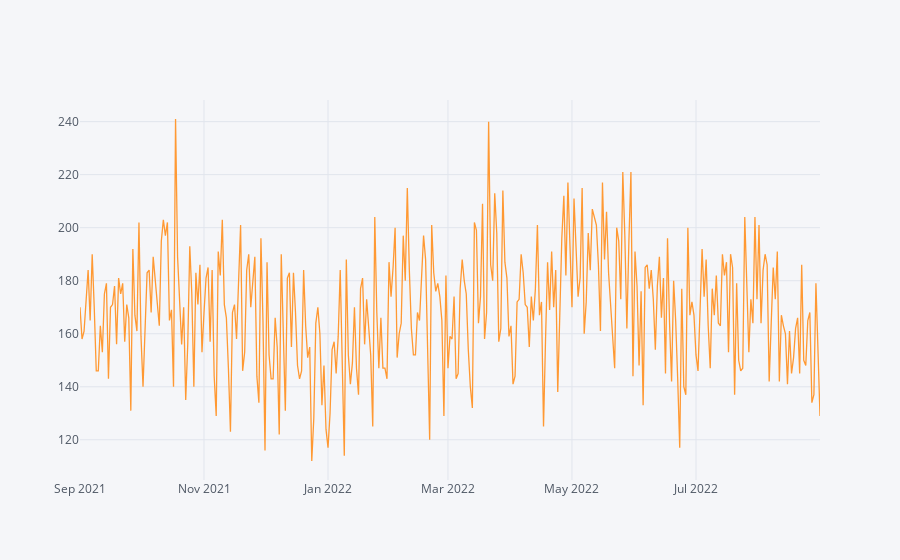

The notebook cell saved with this chart:
### Code cell
amarelos_adm.iplot(kind='scatter', x='DTA_ADMISSAO', y='URG_EPISODIO')

### Figure 1 — Plotly figure (JSON) as saved in the notebook; plotly's stock layout.template omitted (floating-point values rounded to 4 significant figures; data arrays with more than 128 entries replaced by an {"elided": "..."} marker saying what was removed)
{"data": [{"line": {"color": "rgba(255, 153, 51, 1.0)", "dash": "solid", "shape": "linear", "width": 1.3}, "mode": "lines", "name": "URG_EPISODIO", "text": "", "type": "scatter", "x": {"elided": "365 str values"}, "y": {"elided": "365 int values"}}], "layout": {"autosize": true, "legend": {"bgcolor": "#F5F6F9", "font": {"color": "#4D5663"}}, "paper_bgcolor": "#F5F6F9", "plot_bgcolor": "#F5F6F9", "title": {"font": {"color": "#4D5663"}}, "xaxis": {"autorange": true, "gridcolor": "#E1E5ED", "range": ["2021-09-01", "2022-08-31"], "showgrid": true, "tickfont": {"color": "#4D5663"}, "title": {"font": {"color": "#4D5663"}, "text": ""}, "type": "date", "zerolinecolor": "#E1E5ED"}, "yaxis": {"autorange": true, "gridcolor": "#E1E5ED", "range": [104.8, 248.2], "showgrid": true, "tickfont": {"color": "#4D5663"}, "title": {"font": {"color": "#4D5663"}, "text": ""}, "type": "linear", "zerolinecolor": "#E1E5ED"}}}
